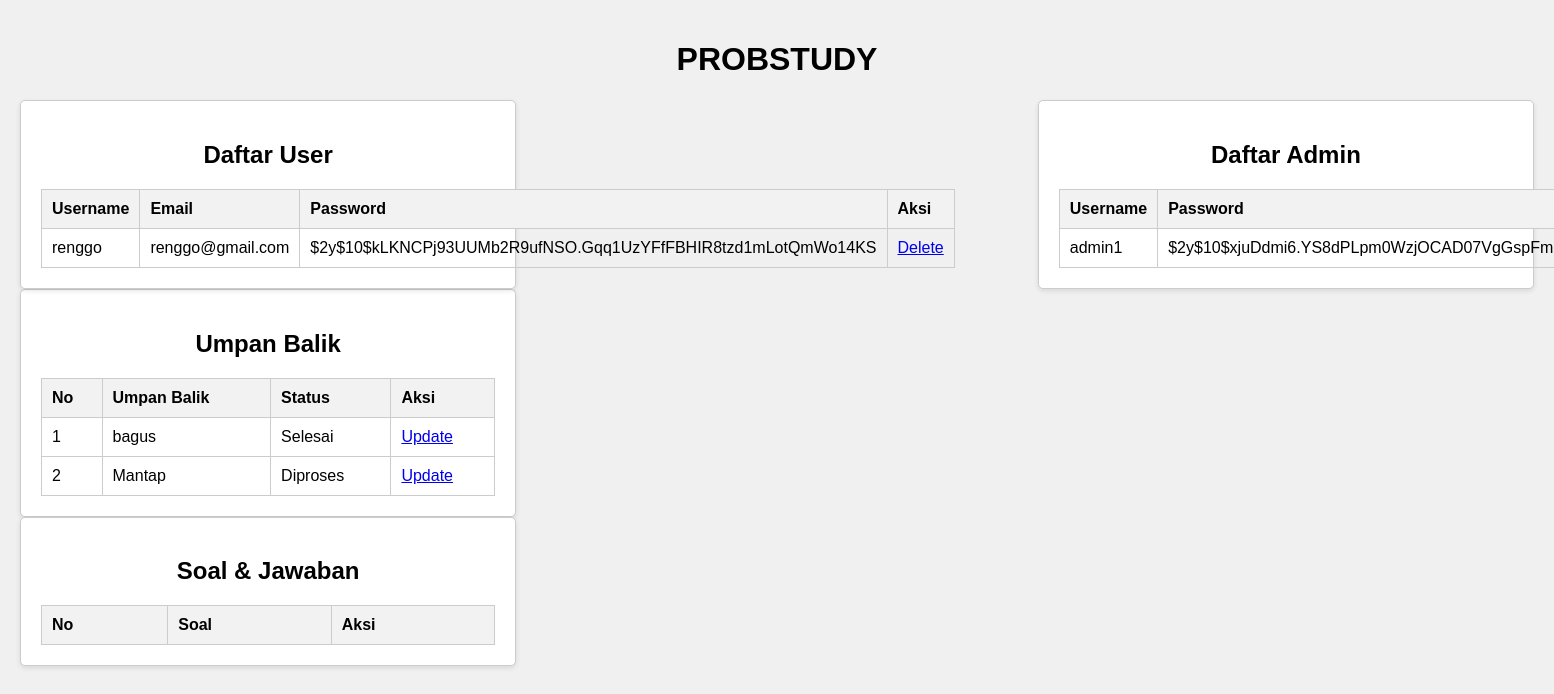
/owner.php, run on an earlier commit of the app's database.
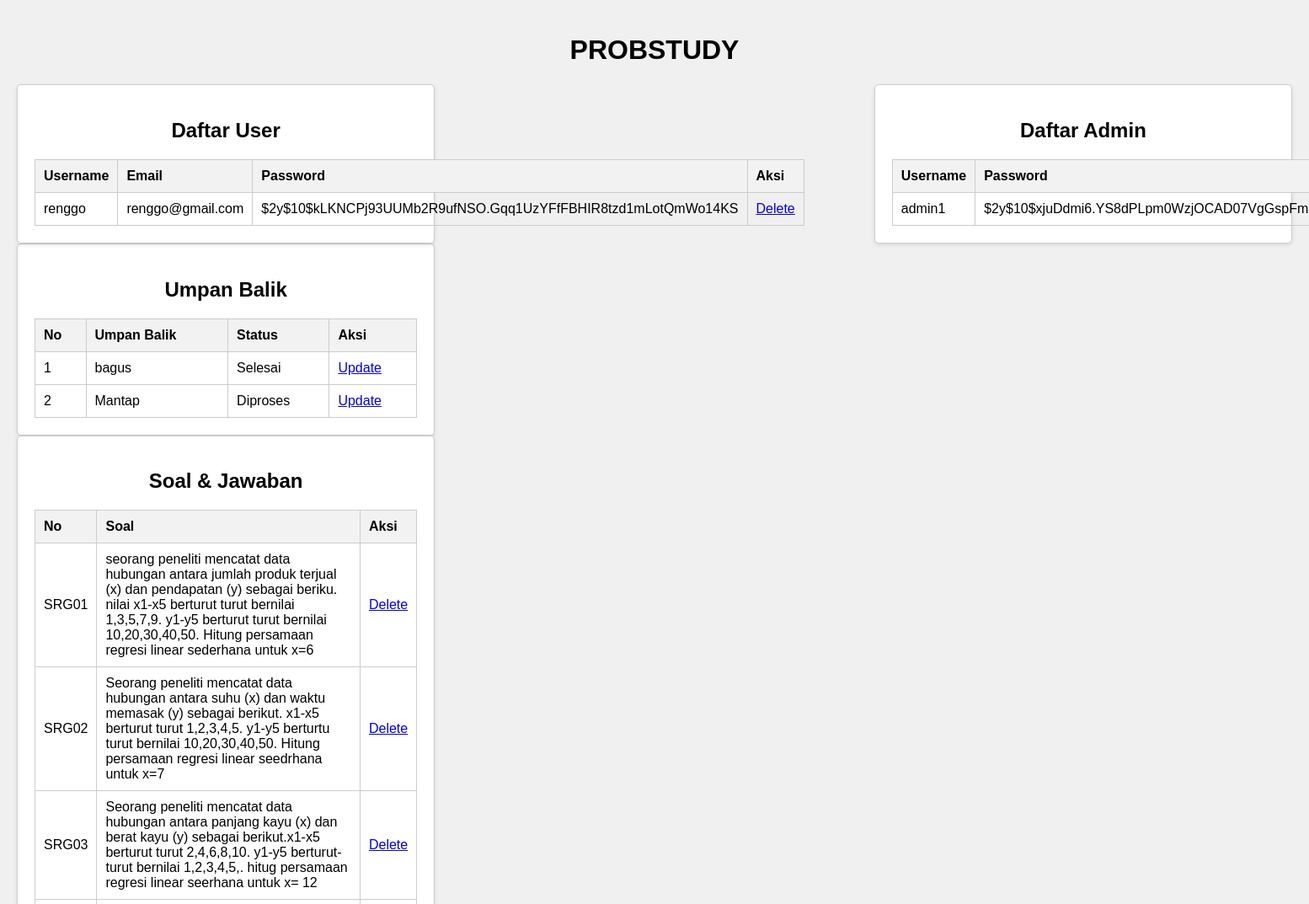
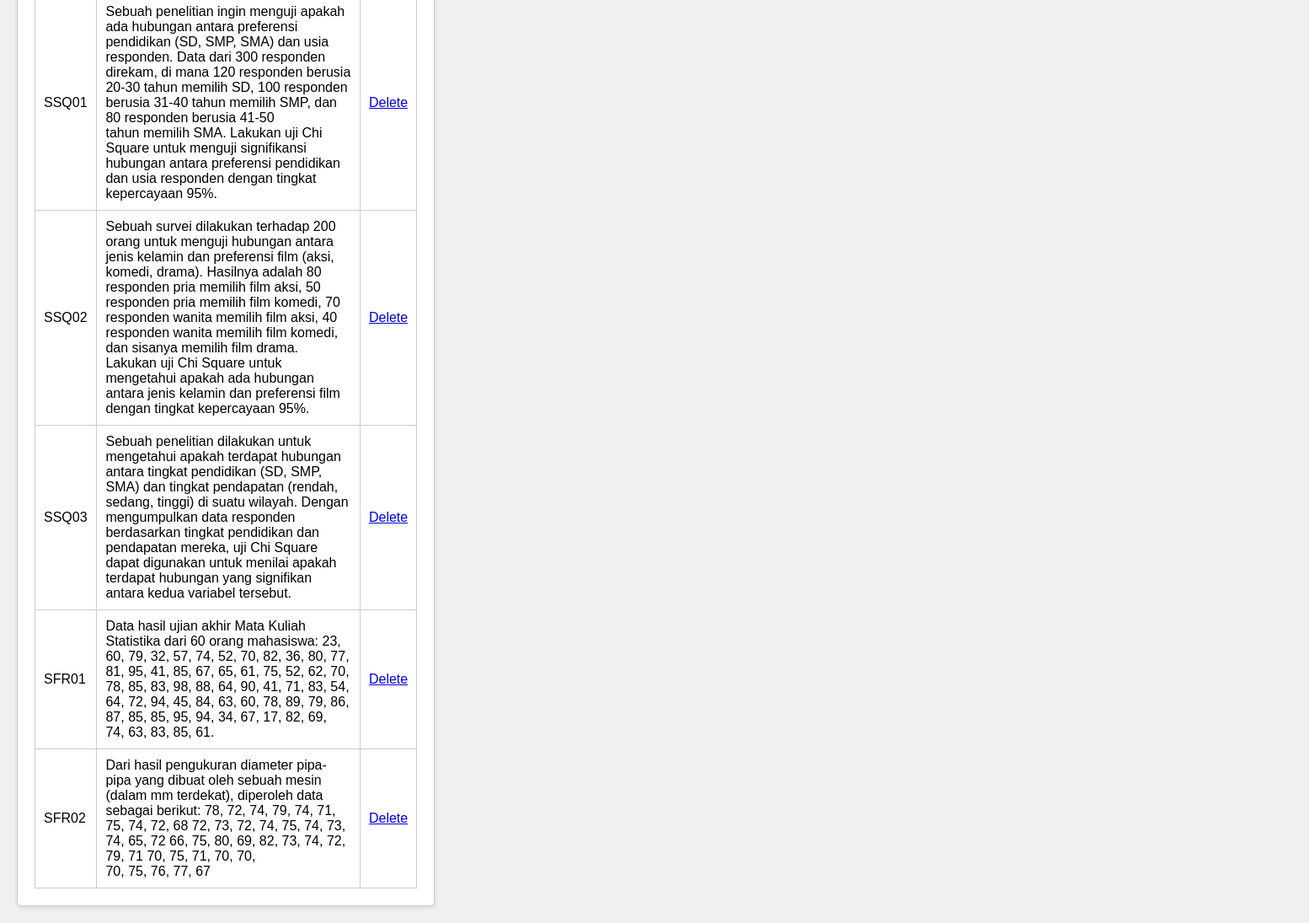
And on a later commit of the database (2 pictures, top to bottom).
### tables this page shows
CREATE TABLE `user` (
  `username` varchar(25) NOT NULL,
  `email` varchar(50) NOT NULL,
  `password` varbinary(255) NOT NULL
);

CREATE TABLE `umpanbalik` (
  `id` int NOT NULL,
  `umpan_balik` longtext NOT NULL,
  `status` varchar(25) DEFAULT NULL
);

CREATE TABLE `soal_regresi` (
  `id_soal` varchar(5) NOT NULL,
  `soal` longtext NOT NULL,
  `jawaban` longtext NOT NULL
);

CREATE TABLE `soal_square` (
  `id_soal` varchar(5) NOT NULL,
  `soal` longtext NOT NULL,
  `jawaban` longtext NOT NULL
);

CREATE TABLE `soal_frekuensi` (
  `id_soal` varchar(5) NOT NULL,
  `soal` longtext NOT NULL,
  `jawaban` longtext NOT NULL
);

### owner.php (the view, shortened to what this page needs)
<?php
include("connect.php");
$user_query = "SELECT * FROM user";
$user_result = $connect->query($user_query);
$admin_query = "SELECT * FROM admin";
$admin_result = $connect->query($admin_query);
$queries = [
    "SELECT * FROM soal_regresi",
    "SELECT * FROM soal_poisson",
    "SELECT * FROM soal_eksponensial",
    "SELECT * FROM soal_square",
    "SELECT * FROM soal_frekuensi"
];
$results = [];
foreach ($queries as $query) {
    $results[] = $connect->query($query);
}
$feedback_query = "SELECT * FROM umpanbalik";
$feedback_result = $connect->query($feedback_query);
?>
<!DOCTYPE html>
<html lang="en">
<head>
</head>
<body>
    <h1 style="text-align: center;">PROBSTUDY</h1>
    <div class="container">
        <div class="box">
            <h2>Daftar User</h2>
            <table>
                <tr>
                    <th>Username</th>
                    <th>Email</th>
                    <th>Password</th>
                    <th>Aksi</th>
                </tr>
                <?php while ($user = $user_result->fetch_assoc()): ?>
                <tr>
                    <td><?php echo htmlspecialchars($user['username']); ?></td>
                    <td><?php echo htmlspecialchars($user['email']); ?></td>
                    <td><?php echo htmlspecialchars($user['password']); ?></td>
                    <td><a href="?delete_user=<?php echo $user['username']; ?>">Delete</a></td>
                </tr>
                <?php endwhile; ?>
            </table>
        </div>
        <div class="box">
            <h2>Daftar Admin</h2>
            <table>
                <tr>
                    <th>Username</th>
                    <th>Password</th>
                </tr>
                <?php while ($admin = $admin_result->fetch_assoc()): ?>
                <tr>
                    <td><?php echo htmlspecialchars($admin['username']); ?></td>
                    <td><?php echo htmlspecialchars($admin['password']); ?></td>
                </tr>
                <?php endwhile; ?>
            </table>
        </div>
    </div>
    <div class="box">
        <h2>Umpan Balik</h2>
        <table>
            <tr>
                <th>No</th>
                <th>Umpan Balik</th>
                <th>Status</th>
                <th>Aksi</th>
            </tr>
            <?php while ($feedback = $feedback_result->fetch_assoc()): ?>
            <tr>
                <td><?php echo htmlspecialchars($feedback['id']); ?></td>
                <td><?php echo htmlspecialchars($feedback['umpan_balik']); ?></td>
                <td><?php echo htmlspecialchars($feedback['status'] ?? "Belum Diproses"); ?></td>
                <td><a href="?update_status=<?php echo $feedback['id']; ?>&status=processed">Update</a></td>
            </tr>
            <?php endwhile; ?>
        </table>
    </div>
    <div class="box">
        <h2>Soal & Jawaban</h2>
        <table>
            <tr>
                <th>No</th>
                <th>Soal</th>
                <th>Aksi</th>
            </tr>
            <?php foreach ($results as $result): ?>
                <?php while ($soal = $result->fetch_assoc()): ?>
                <tr>
                    <td><?php echo htmlspecialchars($soal['id_soal']); ?></td>
                    <td><?php echo htmlspecialchars($soal['soal']); ?></td>
                    <td><a href="?delete_soal=<?php echo $soal['id_soal']; ?>">Delete</a></td>
                </tr>
                <?php endwhile; ?>
            <?php endforeach; ?>
        </table>
    </div>
</body>
</html>

What changed in the data, as far as the page shows it:
added soal_regresi: id_soal "SRG01", soal "seorang peneliti mencatat data hubungan antara jumlah produk terjual (x) dan pendapatan (y) sebagai beriku. nilai x1-x5 berturut turut bernilai 1,3,5,7,9. y1-y5 berturut turut bernilai 10,20,30,40,50. Hitung persamaan regresi linear sederhana untuk x=6"
added soal_regresi: id_soal "SRG02", soal "Seorang peneliti mencatat data hubungan antara suhu (x) dan waktu memasak (y) sebagai berikut. x1-x5 berturut turut 1,2,3,4,5. y1-y5 berturtu turut bernilai 10,20,30,40,50. Hitung persamaan regresi linear seedrhana untuk x=7"
added soal_regresi: id_soal "SRG03", soal "Seorang peneliti mencatat data hubungan antara panjang kayu (x) dan berat kayu (y) sebagai berikut.x1-x5 berturut turut 2,4,6,8,10. y1-y5 berturut-turut bernilai 1,2,3,4,5,. hitug persamaan regresi linear seerhana untuk x= 12"
added soal_square: id_soal "SSQ01", soal "Sebuah penelitian ingin menguji apakah ada hubungan antara preferensi pendidikan (SD, SMP, SMA) dan usia responden. Data dari 300 responden direkam, di mana 120 responden berusia 20-30 tahun memilih SD, 100 responden berusia 31-40 tahun memilih SMP, dan 80 responden berusia 41-50 tahun memilih SMA. Lakukan uji Chi Square untuk menguji signifikansi hubungan antara preferensi pendidikan dan usia responden dengan tingkat kepercayaan 95%."
added soal_square: id_soal "SSQ02", soal "Sebuah survei dilakukan terhadap 200 orang untuk menguji hubungan antara jenis kelamin dan preferensi film (aksi, komedi, drama). Hasilnya adalah 80 responden pria memilih film aksi, 50 responden pria memilih film komedi, 70 responden wanita memilih film aksi, 40 responden wanita memilih film komedi, dan sisanya memilih film drama. Lakukan uji Chi Square untuk mengetahui apakah ada hubungan antara jenis kelamin dan preferensi film dengan tingkat kepercayaan 95%."
added soal_square: id_soal "SSQ03", soal "Sebuah penelitian dilakukan untuk mengetahui apakah terdapat hubungan antara tingkat pendidikan (SD, SMP, SMA) dan tingkat pendapatan (rendah, sedang, tinggi) di suatu wilayah. Dengan mengumpulkan data responden berdasarkan tingkat pendidikan dan pendapatan mereka, uji Chi Square dapat digunakan untuk menilai apakah terdapat hubungan yang signifikan antara kedua variabel tersebut."
added soal_frekuensi: id_soal "SFR01", soal "Data hasil ujian akhir Mata Kuliah Statistika dari 60 orang mahasiswa: 23, 60, 79, 32, 57, 74, 52, 70, 82, 36, 80, 77, 81, 95, 41, 85, 67, 65, 61, 75, 52, 62, 70, 78, 85, 83, 98, 88, 64, 90, 41, 71, 83, 54, 64, 72, 94, 45, 84, 63, 60, 78, 89, 79, 86, 87, 85, 85, 95, 94, 34, 67, 17, 82, 69, 74, 63, 83, 85, 61."
added soal_frekuensi: id_soal "SFR02", soal "Dari hasil pengukuran diameter pipa-pipa yang dibuat oleh sebuah mesin (dalam mm terdekat), diperoleh data sebagai berikut: 78, 72, 74, 79, 74, 71, 75, 74, 72, 68 72, 73, 72, 74, 75, 74, 73, 74, 65, 72 66, 75, 80, 69, 82, 73, 74, 72, 79, 71 70, 75, 71, 70, 70, 70, 75, 76, 77, 67"
